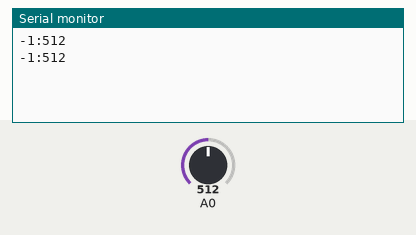
Recording of a sketch running on a simulated Arduino Uno, built with avr-gcc and run on an emulated ATmega328P. Parts: the last lines printed to the serial monitor. Inputs (shaded band) come from the test bench; at power-on: A0 = 512.

Above: at 1.8 s.
1.9 s: A0 set to 716
At 2.8 s:
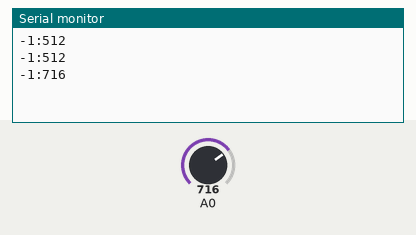
3.4 s: A0 set to 900
At 4.6 s:
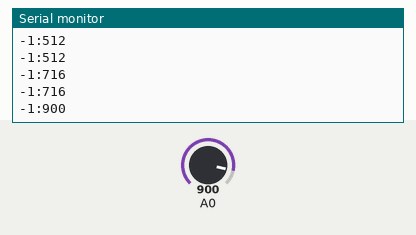
Timing chart, 0 to 6.4 s (numbered marks = the images above; inputs shaded):
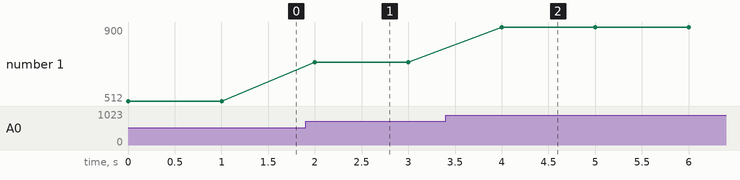

Measured:
- after the input at 1.9 s, the serial monitor: prints a new line after 0.10 s (image 1)
- after the input at 3.4 s, the serial monitor: prints a new line after 0.60 s (image 2)
- plotted number 1: 512 → 716 after the input at 1.9 s, 716 → 900 after the input at 3.4 s

The sketch:

CT-UR-433_Demo_DataCollect.ino
```cpp
/*
 * This is a demo for data collect using CT-UR-433M.
 * The data is coming from the A0 port's analog level.
 */

#define ADDRESS   1   //485 Address, please keep it the same with the address selector on board

void setup() {
  // put your setup code here, to run once:
  Serial.begin(9600);
}

void loop() {
  // put your main code here, to run repeatedly:
  int value = analogRead(A0);

  String str = "-";   //Add report head
  str += ADDRESS;     //Add RS485 address
  str += ":";         //Add :
  str += value;       //Add the value
  str += "\r\n";      //Add tail
  Serial.print(str);  //Write to CT-UR-433M

  delay(1000);
}
```
